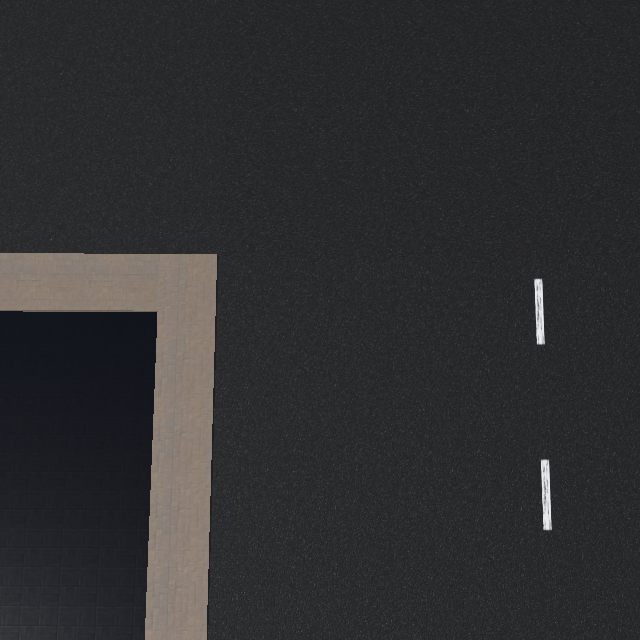
#> input picture controllers/my_controller/camera.png, 640 x 640 px
$ python -i line.py   (imports and definitions only)
#> lines starting #> are read from the running program, lines starting #| are printed output that depends on the picture; after the words box and inside, x2 and y2 are one past the last pixel; in counts of white or black regions, pixels touching at a corner belong together
import cv2
import numpy as np
import math

# resimde kırpma işlemi yapılıyor
def get_perspective_matrices(img):

    src = np.float32([(200, 600), (200, 0), (630, 0), (630, 600)])
    w, h = image_w, image_h
    img_size=(w, h)
    dst = np.float32([(0, h), (0, 0), (w, 0), (w, h)])
    M = cv2.getPerspectiveTransform(src, dst)
    M_inv = cv2.getPerspectiveTransform(dst, src)
    img = cv2.warpPerspective(img, M, img_size, flags=cv2.INTER_LINEAR)

    return cv2.warpPerspective(img, M_inv, img_size, flags=cv2.INTER_LINEAR)

# Yolun tamamının histogramını hesaplar.
def hist(img):

    bottom_two_thirds = img[img.shape[0]//2:,:]  # full_image = img[:,:] Resmin alt yarısını almak için bottom_half = img[img.shape[0]//2:,:] , ekranı 3 e böl alt 2 sini al img[img.shape[0]//3:,:]
    return np.sum(bottom_two_thirds, axis=0)

# Pencere içindeki pikselleri bulur.
def pixels_in_window(center, margin, height, nonzerox, nonzeroy):

    topleft = (center[0] - margin, center[1] - height//2)
    bottomright = (center[0] + margin, center[1] + height//2)
    condx = (topleft[0] <= nonzerox) & (nonzerox <= bottomright[0])
    condy = (topleft[1] <= nonzeroy) & (nonzeroy <= bottomright[1])
    return nonzerox[condx & condy], nonzeroy[condx & condy]

# Görüntüden özelliklerin çıkarılmasını sağlar.
def extract_features(img):

    window_height = int(img.shape[0] // nwindows)
    nonzero = img.nonzero()
    nonzerox = np.array(nonzero[1])
    nonzeroy = np.array(nonzero[0])

    return nonzerox, nonzeroy, window_height

# Yolun sol ve sağ şeritlerini bulur.
def find_lane_pixels(img, nwindows, margin, minpix,nonzerox, nonzeroy, window_height):

    out_img = np.dstack((img, img, img))
    histogram = hist(img)
    midpoint = histogram.shape[0] // 2
    leftx_base = np.argmax(histogram[:midpoint])
    rightx_base = np.argmax(histogram[midpoint:]) + midpoint
    leftx_current = leftx_base
    rightx_current = rightx_base
    y_current = img.shape[0] + window_height // 2
    leftx, lefty, rightx, righty = [], [], [], []

    for _ in range(nwindows):
        y_current -= window_height
        center_left = (leftx_current, y_current)
        center_right = (rightx_current, y_current)
        good_left_x, good_left_y = pixels_in_window(center_left, margin, window_height, nonzerox, nonzeroy)
        good_right_x, good_right_y = pixels_in_window(center_right, margin, window_height, nonzerox, nonzeroy)
        leftx.extend(good_left_x)
        lefty.extend(good_left_y)
        rightx.extend(good_right_x)
        righty.extend(good_right_y)

        if len(good_left_x) > minpix:
            leftx_current = np.int32(np.mean(good_left_x))

        if len(good_right_x) > minpix:
            rightx_current = np.int32(np.mean(good_right_x))

    return leftx, lefty, rightx, righty, out_img

# Şerit eğrilerini hesaplar
def fit_poly(img, leftx, lefty, rightx, righty):

    maxy = img.shape[0] - 1
    miny = img.shape[0] // 3

    if len(lefty):
        maxy = max(maxy, np.max(lefty))
        miny = min(miny, np.min(lefty))

    if len(righty):
        maxy = max(maxy, np.max(righty))
        miny = min(miny, np.min(righty))

    ploty = np.linspace(miny, maxy, img.shape[0])

    if len(lefty) > 500: # if len(lefty) > 0 and len(leftx) > 0:
        left_fit = np.polyfit(lefty, leftx, 2)
    else:
        left_fit = [0, 0, 0]

    if len(righty) > 500: # if len(righty) > 0 and len(rightx) > 0:
        right_fit = np.polyfit(righty, rightx, 2)
    else:
        right_fit = [0, 0, 0]

    left_fitx = left_fit[0] * ploty**2 + left_fit[1] * ploty + left_fit[2]
    right_fitx = right_fit[0] * ploty**2 + right_fit[1] * ploty + right_fit[2]

    out_img = np.dstack((img, img, img))

    for i, y in enumerate(ploty):
        l = int(left_fitx[i])
        r = int(right_fitx[i])
        y = int(y)
        cv2.line(out_img, (l, y), (r, y), (0, 255, 0))

    return out_img

# Şerit eğrilerinin kıvrılma yarıçapını hesaplar.
def measure_curvature(left_fit, right_fit):

    ym = 30 / 720
    xm = 3.7 / 700

    y_eval = 700 * ym

    left_curveR = ((1 + (2 * left_fit[0] * y_eval + left_fit[1])**2)**1.5) / np.absolute(2 * left_fit[0])
    right_curveR = ((1 + (2 * right_fit[0] * y_eval + right_fit[1])**2)**1.5) / np.absolute(2 * right_fit[0])

    xl = np.dot(left_fit, [700**2, 700, 1])
    xr = np.dot(right_fit, [700**2, 700, 1])
    pos = (1080 // 2 - (xl + xr) // 2) * xm

    return left_curveR, right_curveR, pos

# Şerit tespiti için gerekli değişkenler ve işlevler tanımlanıyor
nwindows = 9
margin = 100
minpix = 60

# Ana fonksiyon
def main(image):

    while True:

        img = cv2.cvtColor(image, cv2.COLOR_RGB2GRAY)
        kernel = np.ones((5, 5), np.uint8)
        dilation = cv2.dilate(img, kernel, iterations=1)
        img = cv2.erode(dilation, kernel, iterations=1)
        _, img = cv2.threshold(img, 100, 255, cv2.THRESH_BINARY)

        nonzerox, nonzeroy, window_height = extract_features(img)

        leftx, lefty, rightx, righty, out_img = find_lane_pixels(img, nwindows, margin, minpix, nonzerox, nonzeroy, window_height)

        out_img = fit_poly(img, leftx, lefty, rightx, righty)
        cv2.imshow("asd", out_img)
        cv2.waitKey(1)

        if len(lefty) > 0 and len(leftx) > 0:
            left_fit = np.polyfit(lefty, leftx, 2)
        else:
            left_fit = [0, 0, 0]

        if len(righty) > 0 and len(rightx) > 0:
            right_fit = np.polyfit(righty, rightx, 2)
        else:
            right_fit = [0, 0, 0]

        left_curveR, right_curveR, pos = measure_curvature(left_fit, right_fit)

        return pos


>>> import cv2
>>> picture = cv2.cvtColor(cv2.imread('camera.png'), cv2.COLOR_BGR2RGB)
>>> result = main(picture)
#> in main, `dilation = cv2.dilate(img, kernel, iterations=1)`:
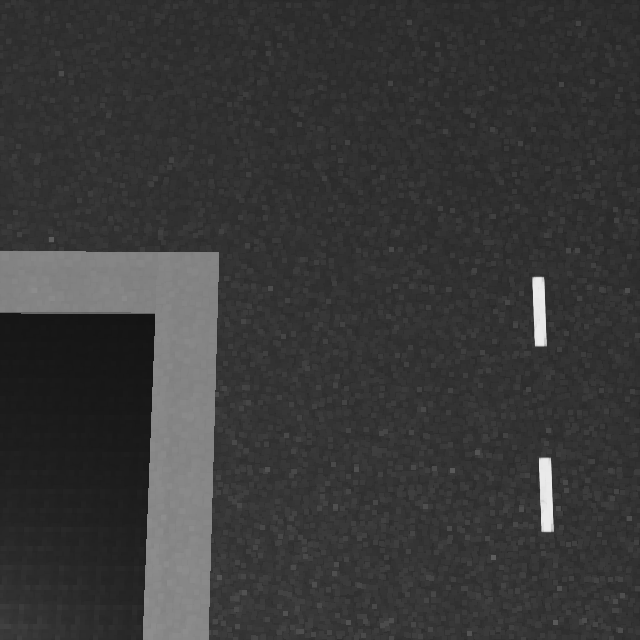
#> dilation: shape (640, 640); min 20, max 234, mean 56.3
#> in main, `_, img = cv2.threshold(img, 100, 255, cv2.THRESH_BINARY)`:
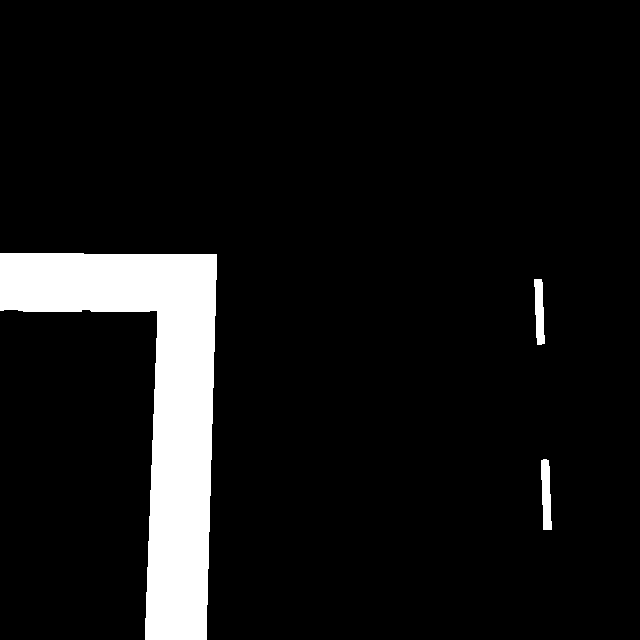
#> img: shape (640, 640); 8.2% white; 3 white regions, box (x1, y1, x2, y2) and area: (0, 253, 217, 640) 32258, (541, 459, 552, 530) 598, (534, 279, 545, 345) 541
#> in extract_features, `nonzero = img.nonzero()`: nonzero = 33397 positions, rows 253 to 639, columns 0 to 551
#> in main, `nonzerox, nonzeroy, window_height = extract_features(img)`: window_height = 71
#> in hist, `bottom_two_thirds = img[img.shape[0]//2:,:]`:
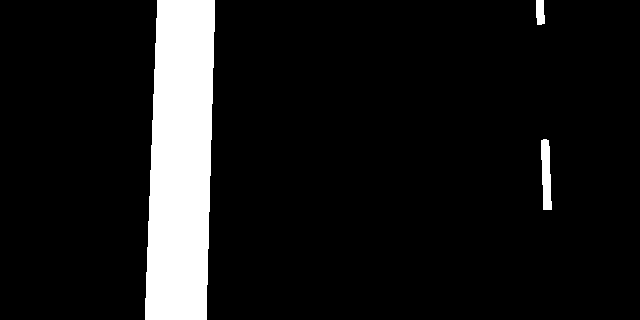
#> bottom_two_thirds: shape (320, 640); 9.8% white; 3 white regions, box (x1, y1, x2, y2) and area: (145, 0, 215, 320) 19213, (541, 139, 552, 210) 598, (536, 0, 545, 25) 200
#> in find_lane_pixels, `histogram = hist(img)`: histogram = 640 values, max 81600 at index 157, min 0 at index 0, mean 7973.1
#> in find_lane_pixels, `leftx_base = np.argmax(histogram[:midpoint])`: leftx_base = 157
#> in find_lane_pixels, `rightx_base = np.argmax(histogram[midpoint:]) + midpoint`: rightx_base = 543
#> in find_lane_pixels, `leftx_current = leftx_base`: leftx_current = 157
#> in find_lane_pixels, `rightx_current = rightx_base`: rightx_current = 543
#> in find_lane_pixels, `y_current = img.shape[0] + window_height // 2`: y_current = 675
#> the loop in find_lane_pixels, `for _ in range(nwindows):` made 9 passes
#> (y_current, center_left, center_right, leftx_current, rightx_current) on passes 2, 3, 5: (533, (176, 533), (543, 533), 178, 546), (462, (178, 462), (546, 462), 181, 545), (320, (183, 320), (545, 320), 164, 539)
#> (y_current, center_left, center_right, leftx_current) on passes 1, 4, 6: (604, (157, 604), (543, 604), 176), (391, (181, 391), (545, 391), 183), (249, (164, 249), (539, 249), 139)
#> after the loop in find_lane_pixels, `for _ in range(nwindows):`: leftx = 28008 items; rightx = 1139 values, max 551 at index 199, min 534 at index 598, mean 542.6; righty = 1139 values, max 529 at index 263, min 279 at index 1088, mean 407.3; y_current = 36
#> in main, `leftx, lefty, rightx, righty, out_img = find_lane_pixels(img, nwindows..`: leftx = 28008 items
#> in fit_poly, `left_fit = np.polyfit(lefty, leftx, 2)`: left_fit = [-0.000916, 0.886, -27.45]
#> in fit_poly, `right_fit = np.polyfit(righty, rightx, 2)`: right_fit = [-1.12e-06, 0.0379, 527.3]
#> in fit_poly, `left_fitx = left_fit[0] * ploty**2 + left_fit[1] * ploty + left_fit[2]`: left_fitx = 640 values, max 186.6 at index 405, min 119.6 at index 0, mean 169.7
#> in fit_poly, `right_fitx = right_fit[0] * ploty**2 + right_fit[1] * ploty + right_fi..`: right_fitx = 640 values from 535.4 to 551.1
#> the loop in fit_poly, `for i, y in enumerate(ploty):` made 640 passes
#> (l, r) on passes 1 to 3: (119, 535), (119, 535), (120, 535)
#> after the loop in fit_poly, `for i, y in enumerate(ploty):`:
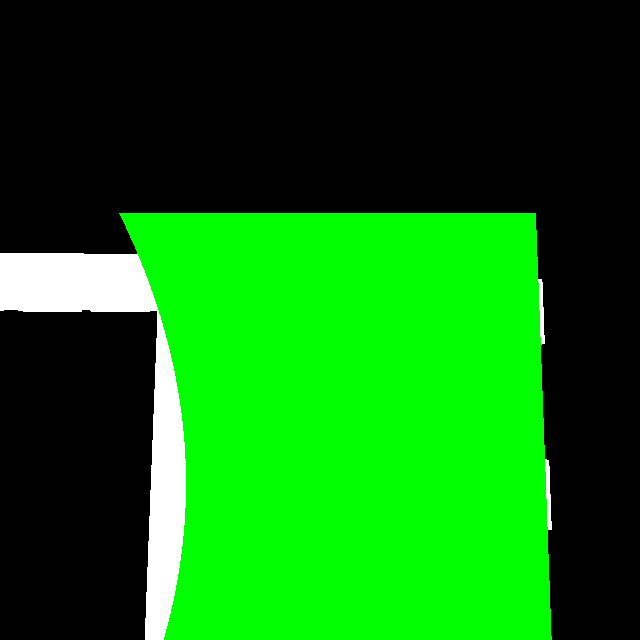
#> out_img: shape (640, 640, 3); mean of channels 0, 1, 2 11.2, 110.8, 11.2; drawn as B, G, R
#> in main, `left_fit = np.polyfit(lefty, leftx, 2)`: left_fit = [-0.000916, 0.886, -27.45]
#> in main, `right_fit = np.polyfit(righty, rightx, 2)`: right_fit = [-1.12e-06, 0.0379, 527.3]
#> in measure_curvature, `left_curveR = ((1 + (2 * left_fit[0] * y_eval + left_fit[1])**2)**1.5)..`: left_curveR = 1201.7
#> in measure_curvature, `right_curveR = ((1 + (2 * right_fit[0] * y_eval + right_fit[1])**2)**1..`: right_curveR = 445441.7
#> in measure_curvature, `xl = np.dot(left_fit, [700**2, 700, 1])`: xl = 143.6
#> in measure_curvature, `xr = np.dot(right_fit, [700**2, 700, 1])`: xr = 553.3
#> in measure_curvature, `pos = (1080 // 2 - (xl + xr) // 2) * xm`: pos = 1.01
#> in main, `left_curveR, right_curveR, pos = measure_curvature(left_fit, right_fit)`: left_curveR = 1201.7; right_curveR = 445441.7; pos = 1.01
#> result = 1.01
